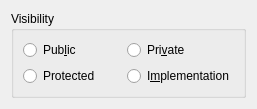
<?xml version="1.0" encoding="UTF-8"?>
<ui version="4.0">
 <class>visibilityEnumWidget</class>
 <widget class="QWidget" name="visibilityEnumWidget">
  <property name="geometry">
   <rect>
    <x>0</x>
    <y>0</y>
    <width>257</width>
    <height>97</height>
   </rect>
  </property>
  <property name="windowTitle">
   <string>Form</string>
  </property>
  <layout class="QVBoxLayout" name="verticalLayout">
   <item>
    <widget class="QGroupBox" name="groupBox">
     <property name="title">
      <string>Visibility</string>
     </property>
     <layout class="QGridLayout" name="gridLayout">
      <item row="0" column="0">
       <widget class="QRadioButton" name="publicRB">
        <property name="text">
         <string>Pub&amp;lic</string>
        </property>
       </widget>
      </item>
      <item row="0" column="1">
       <widget class="QRadioButton" name="privateRB">
        <property name="text">
         <string>Pri&amp;vate</string>
        </property>
       </widget>
      </item>
      <item row="1" column="0">
       <widget class="QRadioButton" name="protectedRB">
        <property name="text">
         <string>Protected</string>
        </property>
       </widget>
      </item>
      <item row="1" column="1">
       <widget class="QRadioButton" name="implementationRB">
        <property name="text">
         <string>I&amp;mplementation</string>
        </property>
       </widget>
      </item>
     </layout>
    </widget>
   </item>
  </layout>
 </widget>
 <resources/>
 <connections/>
</ui>
